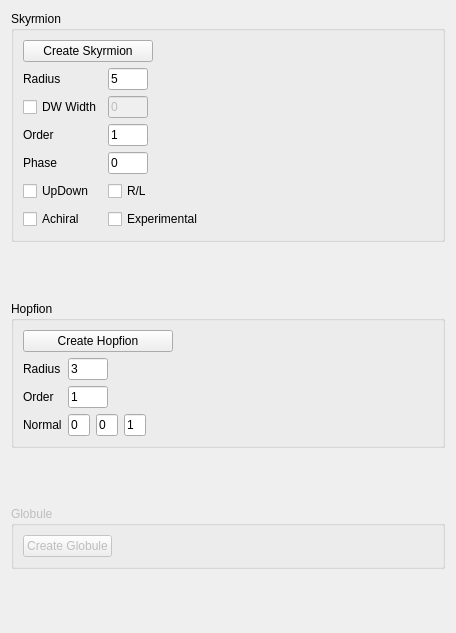
         <widget class="QWidget" name="page">
          <property name="geometry">
           <rect>
            <x>0</x>
            <y>0</y>
            <width>456</width>
            <height>633</height>
           </rect>
          </property>
          <property name="minimumSize">
           <size>
            <width>0</width>
            <height>400</height>
           </size>
          </property>
          <attribute name="label">
           <string>Localised States</string>
          </attribute>
          <layout class="QGridLayout" name="gridLayout_3">
           <item row="1" column="0">
            <spacer name="verticalSpacer_2">
             <property name="orientation">
              <enum>Qt::Vertical</enum>
             </property>
             <property name="sizeHint" stdset="0">
              <size>
               <width>20</width>
               <height>40</height>
              </size>
             </property>
            </spacer>
           </item>
           <item row="2" column="0">
            <widget class="QGroupBox" name="groupBox_hopfion">
             <property name="enabled">
              <bool>true</bool>
             </property>
             <property name="minimumSize">
              <size>
               <width>0</width>
               <height>0</height>
              </size>
             </property>
             <property name="title">
              <string>Hopfion</string>
             </property>
             <layout class="QGridLayout" name="gridLayout_56">
              <item row="2" column="0">
               <layout class="QGridLayout" name="gridLayout_57">
                <item row="1" column="0">
                 <widget class="QLabel" name="label_54">
                  <property name="maximumSize">
                   <size>
                    <width>100</width>
                    <height>16777215</height>
                   </size>
                  </property>
                  <property name="text">
                   <string>Order</string>
                  </property>
                 </widget>
                </item>
                <item row="1" column="1">
                 <widget class="QLineEdit" name="lineEdit_hopfion_order">
                  <property name="maximumSize">
                   <size>
                    <width>40</width>
                    <height>16777215</height>
                   </size>
                  </property>
                  <property name="text">
                   <string>1</string>
                  </property>
                 </widget>
                </item>
                <item row="0" column="1">
                 <widget class="QLineEdit" name="lineEdit_hopfion_radius">
                  <property name="maximumSize">
                   <size>
                    <width>40</width>
                    <height>16777215</height>
                   </size>
                  </property>
                  <property name="text">
                   <string>3</string>
                  </property>
                 </widget>
                </item>
                <item row="0" column="0">
                 <widget class="QLabel" name="label_50">
                  <property name="maximumSize">
                   <size>
                    <width>100</width>
                    <height>16777215</height>
                   </size>
                  </property>
                  <property name="text">
                   <string>Radius</string>
                  </property>
                 </widget>
                </item>
                <item row="2" column="0">
                 <widget class="QLabel" name="label_7">
                  <property name="text">
                   <string>Normal</string>
                  </property>
                 </widget>
                </item>
                <item row="2" column="1">
                 <layout class="QHBoxLayout" name="horizontalLayout">
                  <item>
                   <widget class="QLineEdit" name="lineEdit_hopfion_normal_x">
                    <property name="baseSize">
                     <size>
                      <width>30</width>
                      <height>0</height>
                     </size>
                    </property>
                    <property name="text">
                     <string>0</string>
                    </property>
                   </widget>
                  </item>
                  <item>
                   <widget class="QLineEdit" name="lineEdit_hopfion_normal_y">
                    <property name="baseSize">
                     <size>
                      <width>30</width>
                      <height>0</height>
                     </size>
                    </property>
                    <property name="text">
                     <string>0</string>
                    </property>
                   </widget>
                  </item>
                  <item>
                   <widget class="QLineEdit" name="lineEdit_hopfion_normal_z">
                    <property name="baseSize">
                     <size>
                      <width>30</width>
                      <height>0</height>
                     </size>
                    </property>
                    <property name="text">
                     <string>1</string>
                    </property>
                   </widget>
                  </item>
                  <item>
                   <spacer name="horizontalSpacer_11">
                    <property name="orientation">
                     <enum>Qt::Horizontal</enum>
                    </property>
                    <property name="sizeHint" stdset="0">
                     <size>
                      <width>500</width>
                      <height>20</height>
                     </size>
                    </property>
                   </spacer>
                  </item>
                 </layout>
                </item>
               </layout>
              </item>
              <item row="0" column="2">
               <spacer name="horizontalSpacer_4">
                <property name="orientation">
                 <enum>Qt::Horizontal</enum>
                </property>
                <property name="sizeHint" stdset="0">
                 <size>
                  <width>40</width>
                  <height>20</height>
                 </size>
                </property>
               </spacer>
              </item>
              <item row="0" column="0">
               <widget class="QPushButton" name="pushButton_hopfion">
                <property name="minimumSize">
                 <size>
                  <width>150</width>
                  <height>0</height>
                 </size>
                </property>
                <property name="maximumSize">
                 <size>
                  <width>100</width>
                  <height>16777215</height>
                 </size>
                </property>
                <property name="text">
                 <string>Create Hopfion</string>
                </property>
               </widget>
              </item>
             </layout>
            </widget>
           </item>
           <item row="0" column="0">
            <widget class="QGroupBox" name="groupBox_skyrmion">
             <property name="minimumSize">
              <size>
               <width>0</width>
               <height>0</height>
              </size>
             </property>
             <property name="title">
              <string>Skyrmion</string>
             </property>
             <layout class="QGridLayout" name="gridLayout_4">
              <item row="0" column="1">
               <spacer name="horizontalSpacer">
                <property name="orientation">
                 <enum>Qt::Horizontal</enum>
                </property>
                <property name="sizeHint" stdset="0">
                 <size>
                  <width>80</width>
                  <height>20</height>
                 </size>
                </property>
               </spacer>
              </item>
              <item row="0" column="0">
               <widget class="QPushButton" name="pushButton_skyrmion">
                <property name="minimumSize">
                 <size>
                  <width>130</width>
                  <height>20</height>
                 </size>
                </property>
                <property name="maximumSize">
                 <size>
                  <width>100</width>
                  <height>16777215</height>
                 </size>
                </property>
                <property name="text">
                 <string>Create Skyrmion</string>
                </property>
               </widget>
              </item>
              <item row="1" column="0">
               <layout class="QGridLayout" name="gridLayout_23">
                <item row="5" column="1">
                 <widget class="QCheckBox" name="checkBox_skyrmion_experimental">
                  <property name="minimumSize">
                   <size>
                    <width>0</width>
                    <height>22</height>
                   </size>
                  </property>
                  <property name="text">
                   <string>Experimental</string>
                  </property>
                 </widget>
                </item>
                <item row="1" column="1">
                 <widget class="QLineEdit" name="lineEdit_DW">
                  <property name="enabled">
                   <bool>false</bool>
                  </property>
                  <property name="minimumSize">
                   <size>
                    <width>0</width>
                    <height>20</height>
                   </size>
                  </property>
                  <property name="maximumSize">
                   <size>
                    <width>40</width>
                    <height>16777215</height>
                   </size>
                  </property>
                  <property name="text">
                   <string>0</string>
                  </property>
                 </widget>
                </item>
                <item row="0" column="1">
                 <widget class="QLineEdit" name="lineEdit_skyrmion_radius">
                  <property name="minimumSize">
                   <size>
                    <width>0</width>
                    <height>22</height>
                   </size>
                  </property>
                  <property name="maximumSize">
                   <size>
                    <width>40</width>
                    <height>16777215</height>
                   </size>
                  </property>
                  <property name="text">
                   <string>5</string>
                  </property>
                 </widget>
                </item>
                <item row="4" column="1">
                 <widget class="QCheckBox" name="checkBox_skyrmion_RL">
                  <property name="minimumSize">
                   <size>
                    <width>0</width>
                    <height>20</height>
                   </size>
                  </property>
                  <property name="text">
                   <string>R/L</string>
                  </property>
                 </widget>
                </item>
                <item row="1" column="0">
                 <widget class="QCheckBox" name="checkBox_DW">
                  <property name="text">
                   <string>DW Width</string>
                  </property>
                 </widget>
                </item>
                <item row="3" column="0">
                 <widget class="QLabel" name="label_sky_phase">
                  <property name="minimumSize">
                   <size>
                    <width>0</width>
                    <height>22</height>
                   </size>
                  </property>
                  <property name="maximumSize">
                   <size>
                    <width>100</width>
                    <height>16777215</height>
                   </size>
                  </property>
                  <property name="text">
                   <string>Phase</string>
                  </property>
                 </widget>
                </item>
                <item row="2" column="1">
                 <widget class="QLineEdit" name="lineEdit_skyrmion_order">
                  <property name="sizePolicy">
                   <sizepolicy hsizetype="Expanding" vsizetype="Fixed">
                    <horstretch>0</horstretch>
                    <verstretch>0</verstretch>
                   </sizepolicy>
                  </property>
                  <property name="minimumSize">
                   <size>
                    <width>0</width>
                    <height>22</height>
                   </size>
                  </property>
                  <property name="maximumSize">
                   <size>
                    <width>40</width>
                    <height>16777215</height>
                   </size>
                  </property>
                  <property name="baseSize">
                   <size>
                    <width>30</width>
                    <height>0</height>
                   </size>
                  </property>
                  <property name="text">
                   <string>1</string>
                  </property>
                 </widget>
                </item>
                <item row="4" column="0">
                 <widget class="QCheckBox" name="checkBox_skyrmion_UpDown">
                  <property name="minimumSize">
                   <size>
                    <width>0</width>
                    <height>22</height>
                   </size>
                  </property>
                  <property name="text">
                   <string>UpDown</string>
                  </property>
                 </widget>
                </item>
                <item row="3" column="1">
                 <widget class="QLineEdit" name="lineEdit_skyrmion_phase">
                  <property name="sizePolicy">
                   <sizepolicy hsizetype="Expanding" vsizetype="Fixed">
                    <horstretch>0</horstretch>
                    <verstretch>0</verstretch>
                   </sizepolicy>
                  </property>
                  <property name="minimumSize">
                   <size>
                    <width>0</width>
                    <height>22</height>
                   </size>
                  </property>
                  <property name="maximumSize">
                   <size>
                    <width>40</width>
                    <height>16777215</height>
                   </size>
                  </property>
                  <property name="baseSize">
                   <size>
                    <width>30</width>
                    <height>0</height>
                   </size>
                  </property>
                  <property name="text">
                   <string>0</string>
                  </property>
                 </widget>
                </item>
                <item row="0" column="0">
                 <widget class="QLabel" name="label_10">
                  <property name="minimumSize">
                   <size>
                    <width>50</width>
                    <height>20</height>
                   </size>
                  </property>
                  <property name="maximumSize">
                   <size>
                    <width>35</width>
                    <height>16777215</height>
                   </size>
                  </property>
                  <property name="text">
                   <string>Radius</string>
                  </property>
                 </widget>
                </item>
                <item row="5" column="0">
                 <widget class="QCheckBox" name="checkBox_skyrmion_achiral">
                  <property name="minimumSize">
                   <size>
                    <width>0</width>
                    <height>20</height>
                   </size>
                  </property>
                  <property name="text">
                   <string>Achiral</string>
                  </property>
                 </widget>
                </item>
                <item row="2" column="0">
                 <widget class="QLabel" name="label_sky_order">
                  <property name="minimumSize">
                   <size>
                    <width>0</width>
                    <height>22</height>
                   </size>
                  </property>
                  <property name="maximumSize">
                   <size>
                    <width>100</width>
                    <height>16777215</height>
                   </size>
                  </property>
                  <property name="text">
                   <string>Order</string>
                  </property>
                 </widget>
                </item>
               </layout>
              </item>
             </layout>
            </widget>
           </item>
           <item row="3" column="0">
            <spacer name="verticalSpacer_5">
             <property name="orientation">
              <enum>Qt::Vertical</enum>
             </property>
             <property name="sizeHint" stdset="0">
              <size>
               <width>20</width>
               <height>40</height>
              </size>
             </property>
            </spacer>
           </item>
           <item row="5" column="0">
            <widget class="QGroupBox" name="groupBox_globule">
             <property name="enabled">
              <bool>false</bool>
             </property>
             <property name="title">
              <string>Globule</string>
             </property>
             <layout class="QGridLayout" name="gridLayout_19">
              <item row="1" column="0">
               <widget class="QPushButton" name="pushButton">
                <property name="text">
                 <string>Create Globule</string>
                </property>
               </widget>
              </item>
              <item row="1" column="1">
               <spacer name="horizontalSpacer_8">
                <property name="orientation">
                 <enum>Qt::Horizontal</enum>
                </property>
                <property name="sizeHint" stdset="0">
                 <size>
                  <width>40</width>
                  <height>20</height>
                 </size>
                </property>
               </spacer>
              </item>
             </layout>
            </widget>
           </item>
           <item row="6" column="0">
            <spacer name="verticalSpacer_6">
             <property name="orientation">
              <enum>Qt::Vertical</enum>
             </property>
             <property name="sizeHint" stdset="0">
              <size>
               <width>20</width>
               <height>40</height>
              </size>
             </property>
            </spacer>
           </item>
          </layout>
         </widget>
